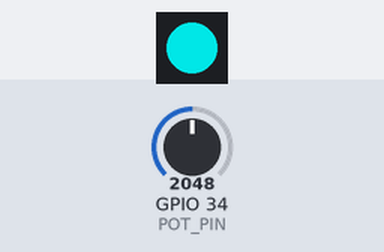
Recording of a sketch running on a simulated ESP32. Shown: 1 RGB LEDs in strip order, left to right. The inputs (shaded band) are chosen by the test bench; at power-on: GPIO 34 (POT_PIN) = 2048. Dim RGB values are drawn brighter than linear.

Above: at 1.2 s.
1.3 s: GPIO 34 (POT_PIN) set to 2866
At 1.6 s:
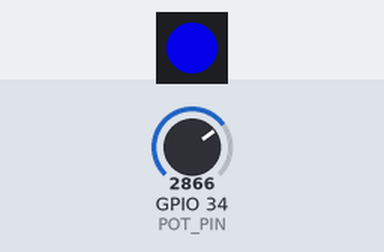
2.8 s: GPIO 34 (POT_PIN) set to 3603
At 3.7 s:
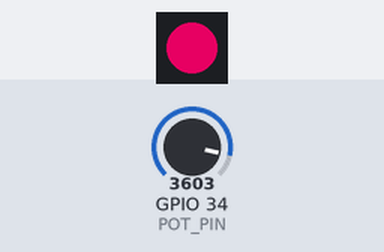
4.3 s: GPIO 34 (POT_PIN) set to 1228
At 4.9 s:
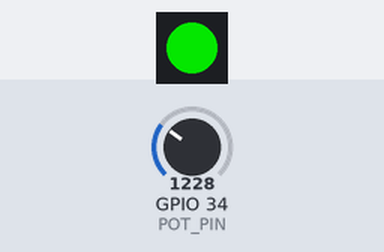
5.8 s: GPIO 34 (POT_PIN) set to 10
At 6.2 s:
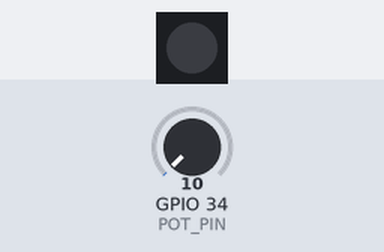
7.3 s: GPIO 34 (POT_PIN) set to 2047
At 8.5 s:
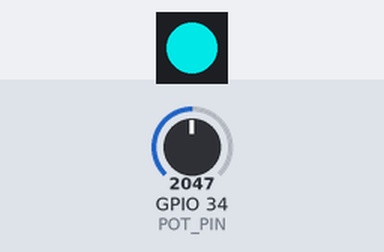
8.8 s: GPIO 34 (POT_PIN) set to 0
At 9.5 s:
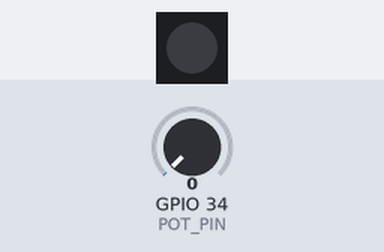
Timing chart, 0 to 11.3 s (numbered marks = the images above; inputs shaded):
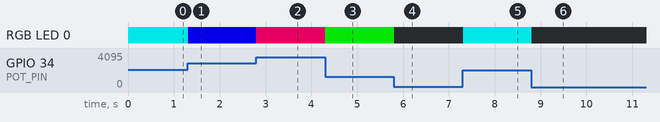

Measured:
- after the input at 1.3 s, RGB LED 0: RGB(0, 178, 178) → RGB(3, 0, 178) at once
- after the input at 2.8 s, RGB LED 0: RGB(3, 0, 178) → RGB(178, 0, 76) at once
- after the input at 4.3 s, RGB LED 0: RGB(178, 0, 76) → RGB(3, 178, 0) at once
- after the input at 5.8 s, RGB LED 0: RGB(3, 178, 0) → off at once
- after the input at 7.3 s, RGB LED 0: off → RGB(0, 178, 178) at once
- after the input at 8.8 s, RGB LED 0: RGB(0, 178, 178) → off at once

The sketch:

controlLedColorUsingPotentiometer.ino
```cpp
#include <Adafruit_NeoPixel.h>

// Pin configuration
#define LED_PIN 5          // WS2812 data pin connected to GPIO5 (change if needed)
#define NUM_LEDS 1         // Number of WS2812 LEDs
#define POT_PIN 34         // Potentiometer connected to GPIO34 (ADC pin on ESP32)

Adafruit_NeoPixel strip(NUM_LEDS, LED_PIN, NEO_GRB + NEO_KHZ800);

void setup() {
  strip.begin();
  strip.show(); // Initialize all pixels to 'off'
  Serial.begin(115200);
}

void loop() {
  int potValue = analogRead(POT_PIN);  // Read potentiometer value (0–4095 on ESP32)

  if (potValue < 50) {  // Near zero = turn off LED
    strip.clear();
    strip.show();
  } else {
    int hue = map(potValue, 0, 4095, 0, 65535); // Map pot to hue range (rainbow)

    // Fixed brightness = 60% (out of 255 → ~153)
    uint8_t brightness = 222;

    // Full saturation, fixed brightness
    uint32_t color = strip.gamma32(strip.ColorHSV(hue, 255, brightness));

    strip.setPixelColor(0, color);
    strip.show();
  }

  delay(10); // Smooth update
}
```
